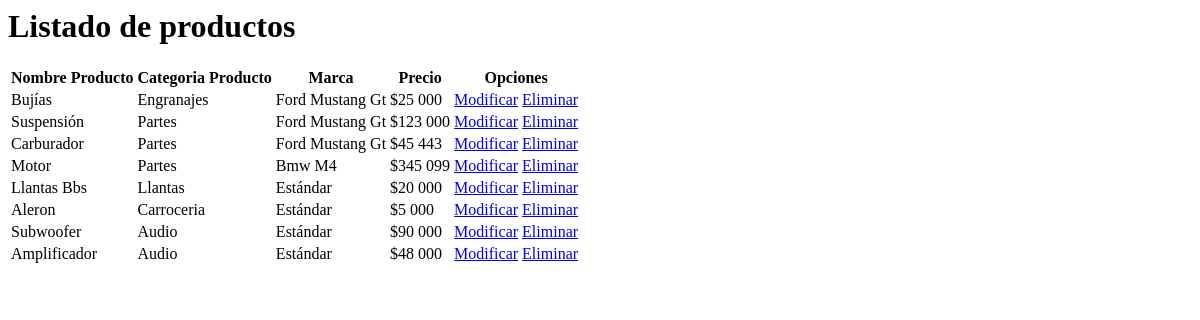
The app's page /listar-crud/ (signed in), older data.
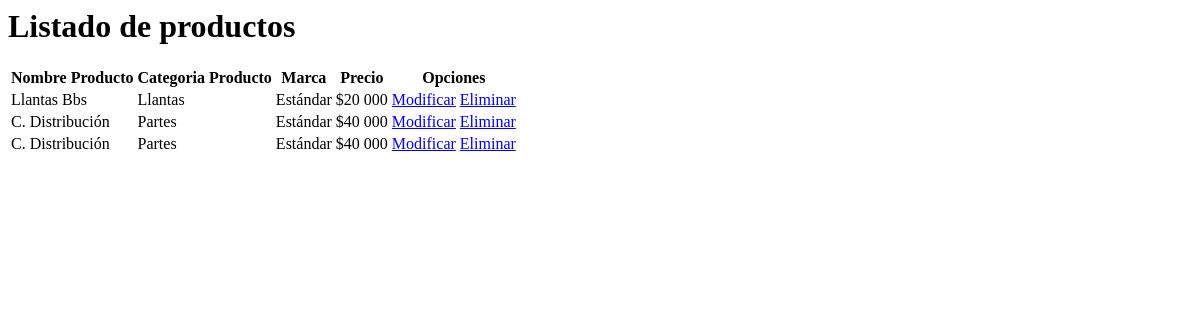
The same page, newer data.
### productos/models.py (models this page shows, shortened)
class Producto(models.Model):
    nombreP=models.CharField(max_length=30)
    categoriaP=models.CharField(max_length=30)
    modelovehiculoP=models.CharField(max_length=30)
    precioP=models.IntegerField()
    imagen = models.ImageField(upload_to="productos", null=True)

### productos/views.py (the view)
# urls.py: path('listar-crud/', views.listarCrud, name='listar_crud'),
@permission_required('productos.can_view_crud')
def listarCrud(request):
    productos = Producto.objects.all()
    data = {
        'productos': productos
    }
    return render(request, 'productos/listarCrud.html', data)

### productos/context_processor.py (called while the page is built)
def total_carrito(request):
    total = 0
    if request.user.is_authenticated:
        if "carrito" in request.session.keys():
            for key, value in request.session["carrito"].items():
                total += int(value["acumulado"])
    return {"total_carrito": total}

### productos/templates/productos/listarCrud.html (shortened to what this page needs)
{% block contenido %}
{% load humanize %}
<div id="tabla-productos">
    <div>
        <h1 id="tit-listado-curd">Listado de productos</h1>
        <table class="table table-striped table-hover table-responsive-sm">
            <tr>
                <th>Nombre Producto</th>
                <th>Categoria Producto</th>
                <th>Marca</th>
                <th>Precio</th>
                <th>Opciones</th>
            </tr>
            {% for p in productos %}
            <tr>
                <td>{{ p.nombreP | title }}</td>
                <td>{{ p.categoriaP | title }}</td>
                <td>{{ p.modelovehiculoP | title }}</td>
                <td>${{ p.precioP | intcomma }}</td>
                <td>
                    <a href="{% url 'modificar_crud' p.id %}" class="btn btn-info btn-sm" style="height: 30px; width: 85px;">Modificar</a>
                    <a href="#" onclick="eliminarProducto({{ p.id }})" class="btn btn-danger btn-sm" style="height: 30px; width: 85px;">Eliminar</a>
                </td>
            </tr>
            {% endfor %}
        </table>
    </div>
</div>
{% endblock %}

Row changes from the older to the newer data that the page shows:
removed Producto: nombreP "Bujías", categoriaP "Engranajes", modelovehiculoP "Ford Mustang Gt", precioP "25 000"
removed Producto: nombreP "Suspensión", categoriaP "Partes", modelovehiculoP "Ford Mustang Gt", precioP "123 000"
removed Producto: nombreP "Carburador", categoriaP "Partes", modelovehiculoP "Ford Mustang Gt", precioP "45 443"
removed Producto: nombreP "Motor", categoriaP "Partes", modelovehiculoP "Bmw M4", precioP "345 099"
removed Producto: nombreP "Aleron", categoriaP "Carroceria", modelovehiculoP "Estándar", precioP "5 000"
removed Producto: nombreP "Subwoofer", categoriaP "Audio", modelovehiculoP "Estándar", precioP "90 000"
removed Producto: nombreP "Amplificador", categoriaP "Audio", modelovehiculoP "Estándar", precioP "48 000"
added Producto: nombreP "C. Distribución", categoriaP "Partes", modelovehiculoP "Estándar", precioP "40 000", {{ p.id }} 30 (drawn)
added Producto: nombreP "C. Distribución", categoriaP "Partes", modelovehiculoP "Estándar", precioP "40 000"
